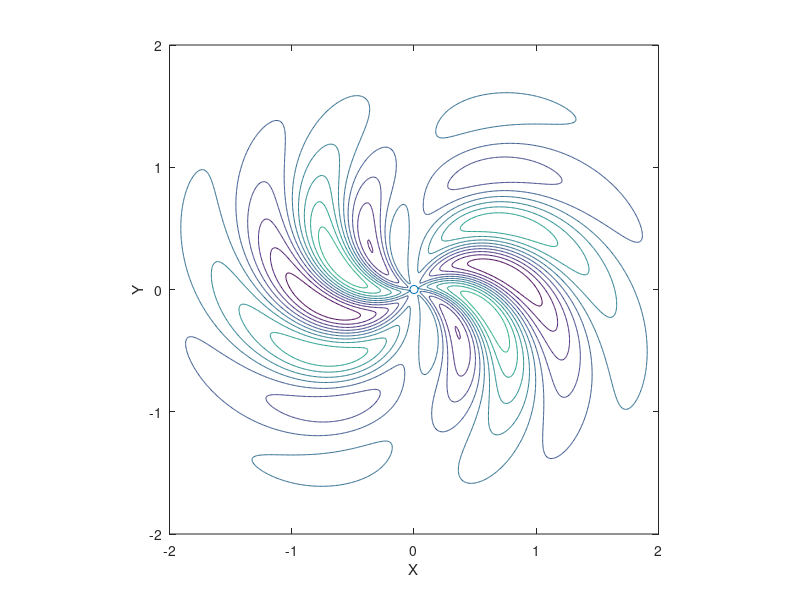

Recreate this plot in MATLAB. (Note: this script raises an error after producing the figure.)
%% Finding the biggest delta-F if one drops a unit length pin in the XY plane.
% Constants:

n = 2;
m = 100;
x = -n:1/m:n; y = x;
[X,Y] = meshgrid(x,y);


radius = 1;
xold = 0; yold = 0;
deltaFmax = 0;


% The "terrain" = function F
theta = @(X,Y) atan2(Y,X); r = @(X,Y) sqrt(X.^2 + Y.^2); F = @(X,Y) X.*exp(-r(X,Y).^2).*sin(5*(r(X,Y)+theta(X,Y)));

% The view
contour(X,Y,F(X,Y))
hold on;
axis equal


% Starting at zero
scatter(xold,yold); xlabel('X'); ylabel('Y');
axis([-2 2 -2 2]);

xbig = 0; ybig = 0;
foundlarger = 1;
c = 0;

%%
% Do a circle plot and see if there are any better starting points
while foundlarger == 1
    c = c + 1
    
    [xbig, ybig, deltaFmax, foundlarger] = maxfind1(xold, yold, xbig, yold,  deltaFmax, F, radius);
    scatter(xbig, ybig,'black','filled');
    
    if foundlarger == 1
    XY(c,:) = [xbig ybig]
    end
    
    xold = xbig;
    yold = ybig;
pause
end
%%

foundlarger

if F(XY(end, 1),XY(end,2)) > F(XY(end-1,1),XY(end-1,2))
    peak = XY(end, :)
    trough = XY(end-1,:)
end

if F(XY(end, 1),XY(end,2)) < F(XY(end-1,1),XY(end-1,2))
    peak = XY(end-1, :)
    trough = XY(end,:)
end

scatter(peak(1,1),peak(1,2),'red','filled');
scatter(trough(1,1),trough(1,2),'blue','filled');

[xbigpeak, ybigpeak, deltaFmax, foundlarger] = maxfind2(peak, trough, F);




